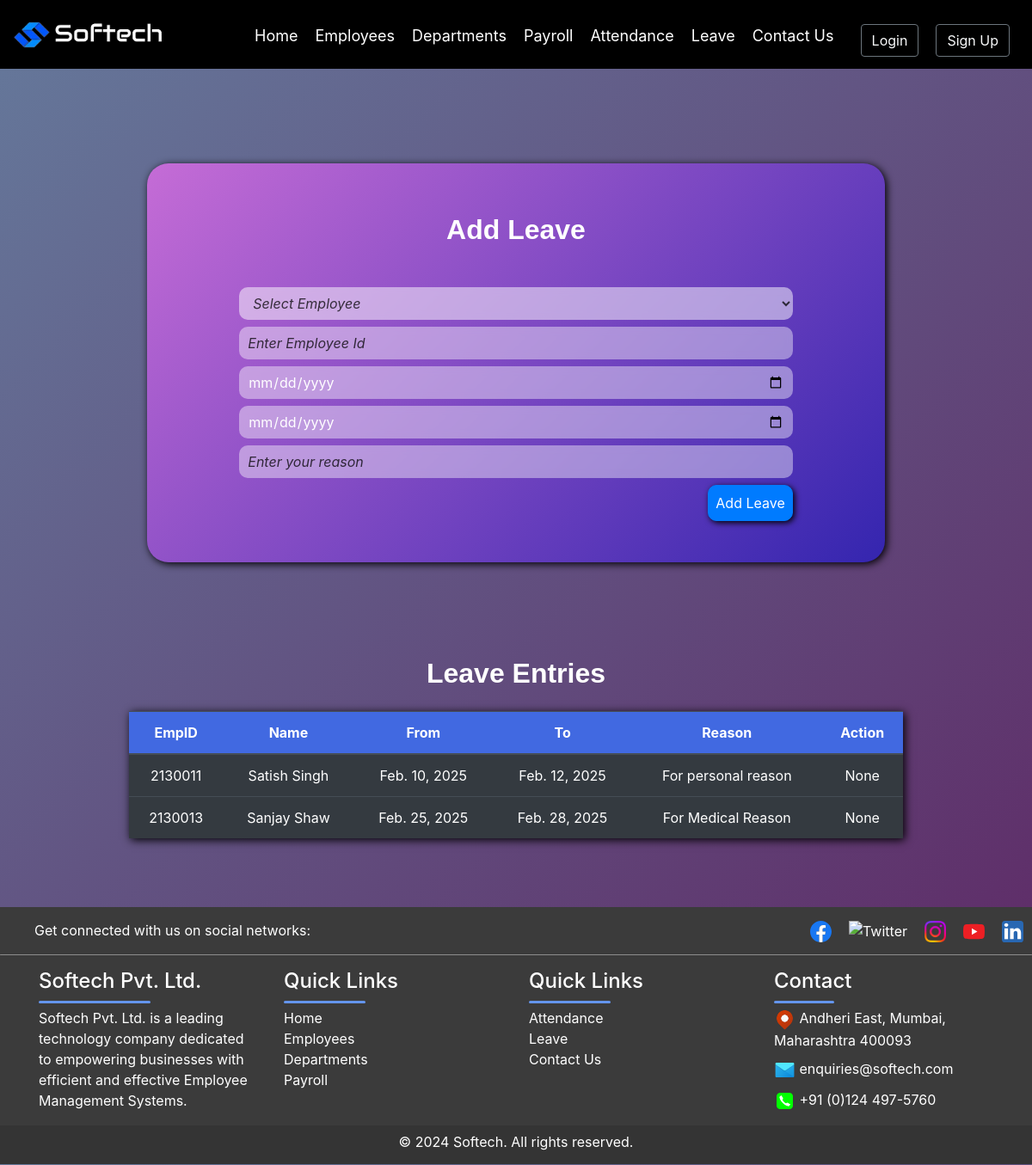
/leave, run on an earlier commit of the app's database.
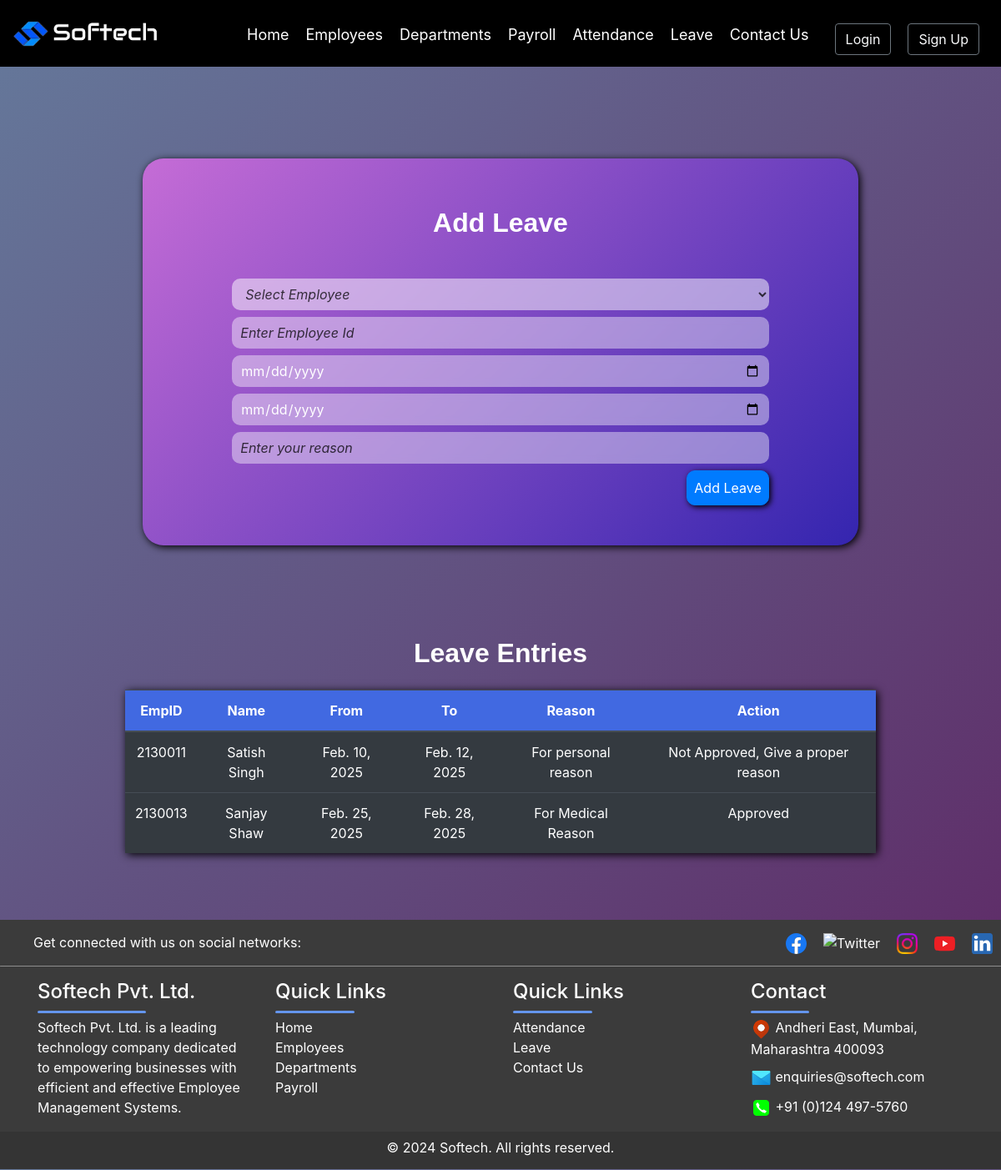
And on a later commit of the database.
### app/models.py (models this page shows, shortened)
class Leave(models.Model):
      emp_name = models.ForeignKey(Employees,null=True, blank=True, on_delete=models.CASCADE)
      emp_id = models.CharField(max_length=100, null=True, blank=True)
      from_date = models.DateField(auto_now_add=False, null=True, blank=True)
      to_date = models.DateField(auto_now_add=False, null=True, blank=True)
      reason = models.TextField(null=True,blank=True)
      action = models.TextField(blank=True, null=True)

class Employees(models.Model):
      emp_id = models.CharField(max_length=10, primary_key=True)
      emp_name = models.CharField(max_length=100, null=True, blank=True)
      mobile_number = models.CharField(max_length=15, null=True, blank=True)
      email = models.EmailField(null=True, blank=True)
      address = models.TextField(null=True, blank=True)
      department_name = models.ForeignKey(Departments, null=True, blank=True, on_delete=models.CASCADE)
      role = models.CharField(max_length=100, null=True, blank=True)
      def __str__(self):
        return str(self.emp_name)

### app/views.py (the view, shortened to what this page needs)
# urls.py: path('leave', views.leave_page, name="leave"),
def leave_page(request):
    leaves=Leave.objects.all()
    form=LeaveForm()
    context={'leave':leaves,'form':form}
    return render(request, 'app/leave.html', context)

### app/templates/app/leave.html (shortened to what this page needs)
{% extends "base_template/base.html" %}
{% load static %}
{% block content %}
         <form method="POST" class="bg-body py-5 justify-content-center" id="formbackground">
            <h2 class="fs-3 fw-bold text-decoration-underline mb-5">Add Leave</h2>
           {{form.emp_name}}
            {{form.emp_id}}
            {{form.from_date}}
            {{form.to_date}}
            {{form.reason}}
            <div class="d-flex justify-content-end w-75 mx-auto">
               <button class="btn btn-primary p-2"  id="addBtn" type="submit">Add Leave</button>
           </div>
         </form>
        <div class="w-auto mx-auto">
            <h2 class="fs-3 fw-bold text-decoration-underline mb-2 mt-5">Leave Entries</h2>
            <table class="table table-dark table-hover mt-4 mb-5 text-center w-75">
               <thead class="fw-bold">
                <th>EmpID</th>
                <th>Name</th>
                <th>From</th>
                <th>To</th>
                <th>Reason</th>
                <th colspan="2">Action</th>
            </thead>
            <tbody id="LeaveTable">
               {% for l in leave %}
               <tr>
                  <td>{{l.emp_id}}</td>
                  <td>{{l.emp_name}}</td>
                  <td>{{l.from_date}}</td>
                  <td>{{l.to_date}}</td>
                  <td>{{l.reason}}</td>
                  <td>{{l.action}}</td>
               </tr>
               {% endfor %}
            </tbody>
         </table>
      </div>
   {% endblock content %}

What changed in the data, as far as the page shows it:
changed Leave "For personal reason": action "None" → "Not Approved, Give a proper reason"
changed Leave "For Medical Reason": action "None" → "Approved"
